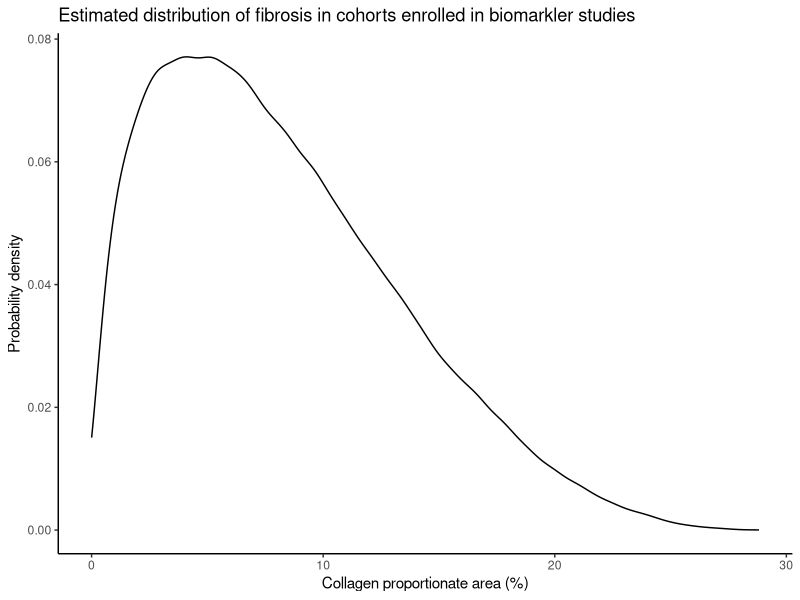

Write R code to recreate this figure. (Note: this script raises an error after producing the figure.)
library(tidyverse)

# function to simulate liver biopsy staging for a patient with given fibrosis area
simulate_biopsy <- function(simulated_data) {
  
  left_join(simulated_data, prob_data) %>%
    mutate(
      est_stage = 
        case_when(
          throw_est < prob_f0 ~ "F0",
          throw_est > prob_f0 & throw_est < prob_f0 + prob_f1 ~ "F1",
          throw_est > prob_f0 + prob_f1 & throw_est < prob_f0 + prob_f1 + prob_f2 ~ "F2",
          throw_est > prob_f0 + prob_f1 + prob_f2 & throw_est < prob_f0 + prob_f1 + prob_f2 + prob_f3 ~ "F3",
          throw_est > prob_f0 + prob_f1 + prob_f2 + prob_f3 ~ "F4",
          TRUE ~ "error"
        ),
      est_stage = as_factor(est_stage),
      est_stage = fct_relevel(est_stage, c("F0", "F1", "F2", "F3", "F4")),
      true_stage = 
        case_when(
          throw_true < prob_f0 ~ "F0",
          throw_true > prob_f0 & throw_true < prob_f0 + prob_f1 ~ "F1",
          throw_true > prob_f0 + prob_f1 & throw_true < prob_f0 + prob_f1 + prob_f2 ~ "F2",
          throw_true > prob_f0 + prob_f1 + prob_f2 & throw_true < prob_f0 + prob_f1 + prob_f2 + prob_f3 ~ "F3",
          throw_true > prob_f0 + prob_f1 + prob_f2 + prob_f3 ~ "F4",
          TRUE ~ "error"
        )
    ) %>%
    mutate(
      advanced = 
        if_else(true_stage == "F3" | true_stage == "F4", "advanced", "early"),
      significant =
        if_else(true_stage == "F2" | true_stage == "F3" | true_stage == "F4", "significant", "early"),
      cpa = as.numeric(cpa)
    ) 
  
}

# generate distribution for test population, n = 100,000
n_sim <- 200000

## plot distribtuion of fibrosis
dist_plot <-
  ggplot() +
  geom_density(aes(x = rbeta(n_sim, 1.5, 4) * 30)) +
  theme_classic() + 
  xlab("Collagen proportionate area (%)") +
  ylab("Probability density") +
  ggtitle("Estimated distribution of fibrosis in cohorts enrolled in biomarkler studies")


## generatae 100,000 simulated patients across that distribution
sim_biopsy_grey <-
  tibble(
    cpa = round(rbeta(n_sim, 1.5, 4) * 30, 1),
    throw_true = runif(n_sim),
    throw_est = runif(n_sim)
  ) %>%
  mutate(cpa = as.character(cpa)) %>%
  filter(cpa > 1) %>%
  slice_head(n = 100000)

grey <- simulate_biopsy(sim_biopsy_grey)

# write_csv(grey, "grey_patients.csv") # not run, included in repo
